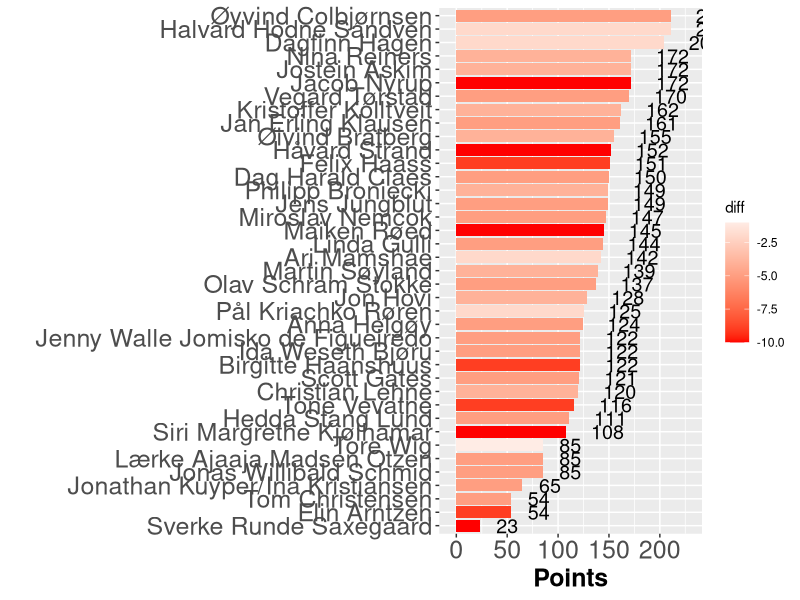

The R source for this figure:
## ---- chunk 1

library(tidyverse)
library(igraph)
library(readxl)
library(knitr)

knitr::opts_chunk$set(out.width = "100%")

## ---- chunk 2
#| warning: false

invisible(capture.output(Sys.setlocale()))
nettverk <- readr::read_delim("res9.csv", delim=";", col_names = FALSE, locale = locale(encoding = "UTF-8"))
leaderboard <- tibble::as_tibble(nettverk)

leaderboard <- leaderboard %>% arrange_at(ncol(.), desc)

hbar<-leaderboard 
hbar$diff <- hbar$X10-hbar$X9


ggplot(hbar, aes(x=reorder(X1, X10), y=X10, fill = diff )) + 
    geom_bar(stat = 'identity') + 
    scale_y_continuous(limits = c(-5, 230)) +
    coord_flip() + 
    scale_fill_gradient2(low = "red", high="blue") +
    geom_text(aes(label = X10), hjust=-0.75, size = 5 ) + 
    ylab("Points") +
    xlab(" ") +
    theme(axis.text=element_text(size=18), axis.title=element_text(size=18,face="bold"))
## ---- chunk 3

